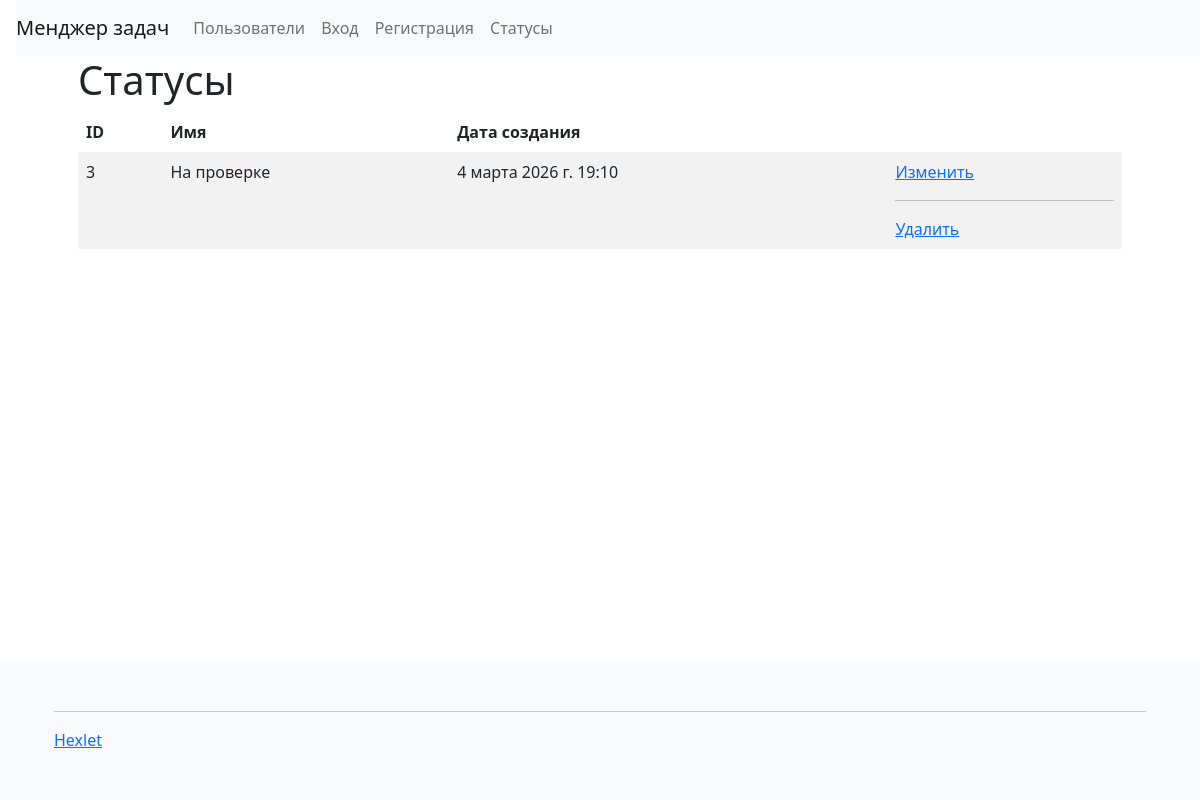
Screenshot of /statuses/ (signed in) with the database file from the repository.
### task_manager/models.py (models this page shows)
class Statuses(models.Model):
    status_name = models.CharField(max_length=255, verbose_name="Имя")
    time_create = models.DateTimeField(auto_now_add=True, verbose_name="Дата создания")
    class Meta:
        verbose_name = "Статус"
        verbose_name_plural = "Статусы"

### task_manager/views.py (the view)
# urls.py: path('statuses/', views.StatusesList.as_view(), name='list_statuses'),
class StatusesList(LoginRequiredMixin, ListView):
    model = Statuses
    template_name = "statuses.html"
    context_object_name = "statuses"
    extra_context = {"title": "Статусы"}
    login_url = reverse_lazy("login_user")

### task_manager/templates/statuses.html
{% extends 'index.html' %}
{% load django_bootstrap5 %}
{% block status %}
<div class="container-lg">
    <h1>{{ title }}</h1>
    <table class="table table-striped table-borderless">
        <thead>
            <tr>
                <th scope="col">ID</th>
                <th scope="col">Имя</th>
                <th scope="col">Дата создания</th>
            </tr>
        </thead>
        <tbody>
        {% if statuses %}
        {% for status in statuses %}
            <tr>
                <td>{{ status.id }}</td>
                <td>{{ status.status_name }}</td>
                <td>{{ status.time_create }}</td>
                <td>
                    <a href="{% url 'update_status' status.pk %}">Изменить</a>
                    <hr>
                    <a href="{% url 'delete_status' status.pk %}">Удалить</h5>
                </td>
            </tr>
        {% endfor %}
        {% endif %}
        </tbody>
    </table>
</div>
{% endblock %}

### rows the page displays
Statuses: id "3", status_name "На проверке", time_create "4 марта 2026 г. 19:10"

### other values shown
{{ title }} "Статусы"
